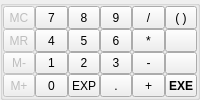
             <widget class="QWidget" name="WStackPage_18">
              <layout class="QHBoxLayout" name="_39">
               <property name="spacing">
                <number>0</number>
               </property>
               <property name="leftMargin">
                <number>0</number>
               </property>
               <property name="topMargin">
                <number>0</number>
               </property>
               <property name="rightMargin">
                <number>0</number>
               </property>
               <property name="bottomMargin">
                <number>0</number>
               </property>
               <item>
                <widget class="QGroupBox" name="boxGroup8">
                 <property name="title">
                  <string/>
                 </property>
                 <layout class="QGridLayout" name="_40">
                  <property name="leftMargin">
                   <number>0</number>
                  </property>
                  <property name="topMargin">
                   <number>0</number>
                  </property>
                  <property name="rightMargin">
                   <number>0</number>
                  </property>
                  <property name="bottomMargin">
                   <number>0</number>
                  </property>
                  <property name="spacing">
                   <number>0</number>
                  </property>
                  <item row="0" column="0">
                   <widget class="QToolButton" name="pushButton4_1">
                    <property name="enabled">
                     <bool>false</bool>
                    </property>
                    <property name="sizePolicy">
                     <sizepolicy hsizetype="Ignored" vsizetype="Ignored">
                      <horstretch>0</horstretch>
                      <verstretch>0</verstretch>
                     </sizepolicy>
                    </property>
                    <property name="focusPolicy">
                     <enum>Qt::NoFocus</enum>
                    </property>
                    <property name="text">
                     <string>MC</string>
                    </property>
                    <property name="shortcut">
                     <string>F5</string>
                    </property>
                    <attribute name="buttonGroup">
                     <string notr="true">buttonGroup8</string>
                    </attribute>
                   </widget>
                  </item>
                  <item row="3" column="0">
                   <widget class="QToolButton" name="pushButton4_4">
                    <property name="enabled">
                     <bool>false</bool>
                    </property>
                    <property name="sizePolicy">
                     <sizepolicy hsizetype="Ignored" vsizetype="Ignored">
                      <horstretch>0</horstretch>
                      <verstretch>0</verstretch>
                     </sizepolicy>
                    </property>
                    <property name="focusPolicy">
                     <enum>Qt::NoFocus</enum>
                    </property>
                    <property name="text">
                     <string>M+</string>
                    </property>
                    <property name="shortcut">
                     <string>F8</string>
                    </property>
                    <attribute name="buttonGroup">
                     <string notr="true">buttonGroup8</string>
                    </attribute>
                   </widget>
                  </item>
                  <item row="2" column="0">
                   <widget class="QToolButton" name="pushButton4_3">
                    <property name="enabled">
                     <bool>false</bool>
                    </property>
                    <property name="sizePolicy">
                     <sizepolicy hsizetype="Ignored" vsizetype="Ignored">
                      <horstretch>0</horstretch>
                      <verstretch>0</verstretch>
                     </sizepolicy>
                    </property>
                    <property name="focusPolicy">
                     <enum>Qt::NoFocus</enum>
                    </property>
                    <property name="text">
                     <string>M-</string>
                    </property>
                    <property name="shortcut">
                     <string>F7</string>
                    </property>
                    <attribute name="buttonGroup">
                     <string notr="true">buttonGroup8</string>
                    </attribute>
                   </widget>
                  </item>
                  <item row="1" column="0">
                   <widget class="QToolButton" name="pushButton4_2">
                    <property name="enabled">
                     <bool>false</bool>
                    </property>
                    <property name="sizePolicy">
                     <sizepolicy hsizetype="Ignored" vsizetype="Ignored">
                      <horstretch>0</horstretch>
                      <verstretch>0</verstretch>
                     </sizepolicy>
                    </property>
                    <property name="focusPolicy">
                     <enum>Qt::NoFocus</enum>
                    </property>
                    <property name="text">
                     <string>MR</string>
                    </property>
                    <property name="shortcut">
                     <string>F6</string>
                    </property>
                    <attribute name="buttonGroup">
                     <string notr="true">buttonGroup8</string>
                    </attribute>
                   </widget>
                  </item>
                  <item row="3" column="3">
                   <widget class="QToolButton" name="pushButton4_12">
                    <property name="sizePolicy">
                     <sizepolicy hsizetype="Ignored" vsizetype="Ignored">
                      <horstretch>0</horstretch>
                      <verstretch>0</verstretch>
                     </sizepolicy>
                    </property>
                    <property name="focusPolicy">
                     <enum>Qt::NoFocus</enum>
                    </property>
                    <property name="text">
                     <string>EXP</string>
                    </property>
                    <attribute name="buttonGroup">
                     <string notr="true">buttonGroup8</string>
                    </attribute>
                   </widget>
                  </item>
                  <item row="2" column="3">
                   <widget class="QToolButton" name="pushButton4_11">
                    <property name="sizePolicy">
                     <sizepolicy hsizetype="Ignored" vsizetype="Ignored">
                      <horstretch>0</horstretch>
                      <verstretch>0</verstretch>
                     </sizepolicy>
                    </property>
                    <property name="focusPolicy">
                     <enum>Qt::NoFocus</enum>
                    </property>
                    <property name="text">
                     <string>2</string>
                    </property>
                    <property name="shortcut">
                     <string>2</string>
                    </property>
                    <attribute name="buttonGroup">
                     <string notr="true">buttonGroup8</string>
                    </attribute>
                   </widget>
                  </item>
                  <item row="1" column="5">
                   <widget class="QToolButton" name="pushButton4_18">
                    <property name="sizePolicy">
                     <sizepolicy hsizetype="Ignored" vsizetype="Ignored">
                      <horstretch>0</horstretch>
                      <verstretch>0</verstretch>
                     </sizepolicy>
                    </property>
                    <property name="focusPolicy">
                     <enum>Qt::NoFocus</enum>
                    </property>
                    <property name="text">
                     <string>*</string>
                    </property>
                    <property name="shortcut">
                     <string>*</string>
                    </property>
                    <attribute name="buttonGroup">
                     <string notr="true">buttonGroup8</string>
                    </attribute>
                   </widget>
                  </item>
                  <item row="2" column="2">
                   <widget class="QToolButton" name="pushButton4_7">
                    <property name="sizePolicy">
                     <sizepolicy hsizetype="Ignored" vsizetype="Ignored">
                      <horstretch>0</horstretch>
                      <verstretch>0</verstretch>
                     </sizepolicy>
                    </property>
                    <property name="focusPolicy">
                     <enum>Qt::NoFocus</enum>
                    </property>
                    <property name="text">
                     <string>1</string>
                    </property>
                    <property name="shortcut">
                     <string>1</string>
                    </property>
                    <attribute name="buttonGroup">
                     <string notr="true">buttonGroup8</string>
                    </attribute>
                   </widget>
                  </item>
                  <item row="3" column="2">
                   <widget class="QToolButton" name="pushButton4_8">
                    <property name="sizePolicy">
                     <sizepolicy hsizetype="Ignored" vsizetype="Ignored">
                      <horstretch>0</horstretch>
                      <verstretch>0</verstretch>
                     </sizepolicy>
                    </property>
                    <property name="focusPolicy">
                     <enum>Qt::NoFocus</enum>
                    </property>
                    <property name="text">
                     <string>0</string>
                    </property>
                    <property name="shortcut">
                     <string>0</string>
                    </property>
                    <attribute name="buttonGroup">
                     <string notr="true">buttonGroup8</string>
                    </attribute>
                   </widget>
                  </item>
                  <item row="3" column="5">
                   <widget class="QToolButton" name="pushButton4_20">
                    <property name="sizePolicy">
                     <sizepolicy hsizetype="Ignored" vsizetype="Ignored">
                      <horstretch>0</horstretch>
                      <verstretch>0</verstretch>
                     </sizepolicy>
                    </property>
                    <property name="focusPolicy">
                     <enum>Qt::NoFocus</enum>
                    </property>
                    <property name="text">
                     <string>+</string>
                    </property>
                    <property name="shortcut">
                     <string>+</string>
                    </property>
                    <attribute name="buttonGroup">
                     <string notr="true">buttonGroup8</string>
                    </attribute>
                   </widget>
                  </item>
                  <item row="2" column="5">
                   <widget class="QToolButton" name="pushButton4_19">
                    <property name="sizePolicy">
                     <sizepolicy hsizetype="Ignored" vsizetype="Ignored">
                      <horstretch>0</horstretch>
                      <verstretch>0</verstretch>
                     </sizepolicy>
                    </property>
                    <property name="focusPolicy">
                     <enum>Qt::NoFocus</enum>
                    </property>
                    <property name="text">
                     <string>-</string>
                    </property>
                    <property name="shortcut">
                     <string>-</string>
                    </property>
                    <attribute name="buttonGroup">
                     <string notr="true">buttonGroup8</string>
                    </attribute>
                   </widget>
                  </item>
                  <item row="0" column="5">
                   <widget class="QToolButton" name="pushButton4_17">
                    <property name="sizePolicy">
                     <sizepolicy hsizetype="Ignored" vsizetype="Ignored">
                      <horstretch>0</horstretch>
                      <verstretch>0</verstretch>
                     </sizepolicy>
                    </property>
                    <property name="focusPolicy">
                     <enum>Qt::NoFocus</enum>
                    </property>
                    <property name="text">
                     <string>/</string>
                    </property>
                    <property name="shortcut">
                     <string>/</string>
                    </property>
                    <attribute name="buttonGroup">
                     <string notr="true">buttonGroup8</string>
                    </attribute>
                   </widget>
                  </item>
                  <item row="0" column="2">
                   <widget class="QToolButton" name="pushButton4_5">
                    <property name="sizePolicy">
                     <sizepolicy hsizetype="Ignored" vsizetype="Ignored">
                      <horstretch>0</horstretch>
                      <verstretch>0</verstretch>
                     </sizepolicy>
                    </property>
                    <property name="focusPolicy">
                     <enum>Qt::NoFocus</enum>
                    </property>
                    <property name="text">
                     <string>7</string>
                    </property>
                    <property name="shortcut">
                     <string>7</string>
                    </property>
                    <attribute name="buttonGroup">
                     <string notr="true">buttonGroup8</string>
                    </attribute>
                   </widget>
                  </item>
                  <item row="1" column="4">
                   <widget class="QToolButton" name="pushButton4_14">
                    <property name="sizePolicy">
                     <sizepolicy hsizetype="Ignored" vsizetype="Ignored">
                      <horstretch>0</horstretch>
                      <verstretch>0</verstretch>
                     </sizepolicy>
                    </property>
                    <property name="focusPolicy">
                     <enum>Qt::NoFocus</enum>
                    </property>
                    <property name="text">
                     <string>6</string>
                    </property>
                    <property name="shortcut">
                     <string>6</string>
                    </property>
                    <attribute name="buttonGroup">
                     <string notr="true">buttonGroup8</string>
                    </attribute>
                   </widget>
                  </item>
                  <item row="2" column="4">
                   <widget class="QToolButton" name="pushButton4_15">
                    <property name="sizePolicy">
                     <sizepolicy hsizetype="Ignored" vsizetype="Ignored">
                      <horstretch>0</horstretch>
                      <verstretch>0</verstretch>
                     </sizepolicy>
                    </property>
                    <property name="focusPolicy">
                     <enum>Qt::NoFocus</enum>
                    </property>
                    <property name="text">
                     <string>3</string>
                    </property>
                    <property name="shortcut">
                     <string>3</string>
                    </property>
                    <attribute name="buttonGroup">
                     <string notr="true">buttonGroup8</string>
                    </attribute>
                   </widget>
                  </item>
                  <item row="0" column="4">
                   <widget class="QToolButton" name="pushButton4_13">
                    <property name="sizePolicy">
                     <sizepolicy hsizetype="Ignored" vsizetype="Ignored">
                      <horstretch>0</horstretch>
                      <verstretch>0</verstretch>
                     </sizepolicy>
                    </property>
                    <property name="focusPolicy">
                     <enum>Qt::NoFocus</enum>
                    </property>
                    <property name="text">
                     <string>9</string>
                    </property>
                    <property name="shortcut">
                     <string>9</string>
                    </property>
                    <attribute name="buttonGroup">
                     <string notr="true">buttonGroup8</string>
                    </attribute>
                   </widget>
                  </item>
                  <item row="1" column="2">
                   <widget class="QToolButton" name="pushButton4_6">
                    <property name="sizePolicy">
                     <sizepolicy hsizetype="Ignored" vsizetype="Ignored">
                      <horstretch>0</horstretch>
                      <verstretch>0</verstretch>
                     </sizepolicy>
                    </property>
                    <property name="focusPolicy">
                     <enum>Qt::NoFocus</enum>
                    </property>
                    <property name="text">
                     <string>4</string>
                    </property>
                    <property name="shortcut">
                     <string>4</string>
                    </property>
                    <attribute name="buttonGroup">
                     <string notr="true">buttonGroup8</string>
                    </attribute>
                   </widget>
                  </item>
                  <item row="3" column="4">
                   <widget class="QToolButton" name="pushButton4_16">
                    <property name="sizePolicy">
                     <sizepolicy hsizetype="Ignored" vsizetype="Ignored">
                      <horstretch>0</horstretch>
                      <verstretch>0</verstretch>
                     </sizepolicy>
                    </property>
                    <property name="focusPolicy">
                     <enum>Qt::NoFocus</enum>
                    </property>
                    <property name="text">
                     <string>.</string>
                    </property>
                    <property name="shortcut">
                     <string>.</string>
                    </property>
                    <attribute name="buttonGroup">
                     <string notr="true">buttonGroup8</string>
                    </attribute>
                   </widget>
                  </item>
                  <item row="1" column="3">
                   <widget class="QToolButton" name="pushButton4_10">
                    <property name="sizePolicy">
                     <sizepolicy hsizetype="Ignored" vsizetype="Ignored">
                      <horstretch>0</horstretch>
                      <verstretch>0</verstretch>
                     </sizepolicy>
                    </property>
                    <property name="focusPolicy">
                     <enum>Qt::NoFocus</enum>
                    </property>
                    <property name="text">
                     <string>5</string>
                    </property>
                    <property name="shortcut">
                     <string>5</string>
                    </property>
                    <attribute name="buttonGroup">
                     <string notr="true">buttonGroup8</string>
                    </attribute>
                   </widget>
                  </item>
                  <item row="0" column="3">
                   <widget class="QToolButton" name="pushButton4_9">
                    <property name="sizePolicy">
                     <sizepolicy hsizetype="Ignored" vsizetype="Ignored">
                      <horstretch>0</horstretch>
                      <verstretch>0</verstretch>
                     </sizepolicy>
                    </property>
                    <property name="focusPolicy">
                     <enum>Qt::NoFocus</enum>
                    </property>
                    <property name="text">
                     <string>8</string>
                    </property>
                    <property name="shortcut">
                     <string>8</string>
                    </property>
                    <attribute name="buttonGroup">
                     <string notr="true">buttonGroup8</string>
                    </attribute>
                   </widget>
                  </item>
                  <item row="0" column="6">
                   <widget class="QToolButton" name="pushButton4_21">
                    <property name="sizePolicy">
                     <sizepolicy hsizetype="Ignored" vsizetype="Ignored">
                      <horstretch>0</horstretch>
                      <verstretch>0</verstretch>
                     </sizepolicy>
                    </property>
                    <property name="focusPolicy">
                     <enum>Qt::NoFocus</enum>
                    </property>
                    <property name="text">
                     <string>( )</string>
                    </property>
                    <property name="shortcut">
                     <string>(</string>
                    </property>
                    <attribute name="buttonGroup">
                     <string notr="true">buttonGroup8</string>
                    </attribute>
                   </widget>
                  </item>
                  <item row="1" column="6">
                   <widget class="QToolButton" name="pushButton4_22">
                    <property name="sizePolicy">
                     <sizepolicy hsizetype="Ignored" vsizetype="Ignored">
                      <horstretch>0</horstretch>
                      <verstretch>0</verstretch>
                     </sizepolicy>
                    </property>
                    <property name="focusPolicy">
                     <enum>Qt::NoFocus</enum>
                    </property>
                    <property name="text">
                     <string/>
                    </property>
                    <property name="shortcut">
                     <string>Alt+S</string>
                    </property>
                    <attribute name="buttonGroup">
                     <string notr="true">buttonGroup8</string>
                    </attribute>
                   </widget>
                  </item>
                  <item row="2" column="6">
                   <widget class="QToolButton" name="pushButton4_23">
                    <property name="sizePolicy">
                     <sizepolicy hsizetype="Ignored" vsizetype="Ignored">
                      <horstretch>0</horstretch>
                      <verstretch>0</verstretch>
                     </sizepolicy>
                    </property>
                    <property name="font">
                     <font>
                      <weight>75</weight>
                      <bold>true</bold>
                     </font>
                    </property>
                    <property name="focusPolicy">
                     <enum>Qt::NoFocus</enum>
                    </property>
                    <property name="text">
                     <string/>
                    </property>
                    <attribute name="buttonGroup">
                     <string notr="true">buttonGroup8</string>
                    </attribute>
                   </widget>
                  </item>
                  <item row="3" column="6">
                   <widget class="QToolButton" name="pushButton4_24">
                    <property name="sizePolicy">
                     <sizepolicy hsizetype="Ignored" vsizetype="Ignored">
                      <horstretch>0</horstretch>
                      <verstretch>0</verstretch>
                     </sizepolicy>
                    </property>
                    <property name="font">
                     <font>
                      <weight>75</weight>
                      <bold>true</bold>
                     </font>
                    </property>
                    <property name="focusPolicy">
                     <enum>Qt::NoFocus</enum>
                    </property>
                    <property name="text">
                     <string>EXE</string>
                    </property>
                    <attribute name="buttonGroup">
                     <string notr="true">buttonGroup8</string>
                    </attribute>
                   </widget>
                  </item>
                  <item row="0" column="7" rowspan="4">
                   <spacer name="spacer2_2_3">
                    <property name="orientation">
                     <enum>Qt::Horizontal</enum>
                    </property>
                    <property name="sizeType">
                     <enum>QSizePolicy::Minimum</enum>
                    </property>
                    <property name="sizeHint" stdset="0">
                     <size>
                      <width>0</width>
                      <height>0</height>
                     </size>
                    </property>
                   </spacer>
                  </item>
                  <item row="0" column="1" rowspan="4">
                   <spacer name="spacer5_2_3">
                    <property name="orientation">
                     <enum>Qt::Horizontal</enum>
                    </property>
                    <property name="sizeType">
                     <enum>QSizePolicy::Minimum</enum>
                    </property>
                    <property name="sizeHint" stdset="0">
                     <size>
                      <width>0</width>
                      <height>0</height>
                     </size>
                    </property>
                   </spacer>
                  </item>
                 </layout>
                </widget>
               </item>
              </layout>
             </widget>
